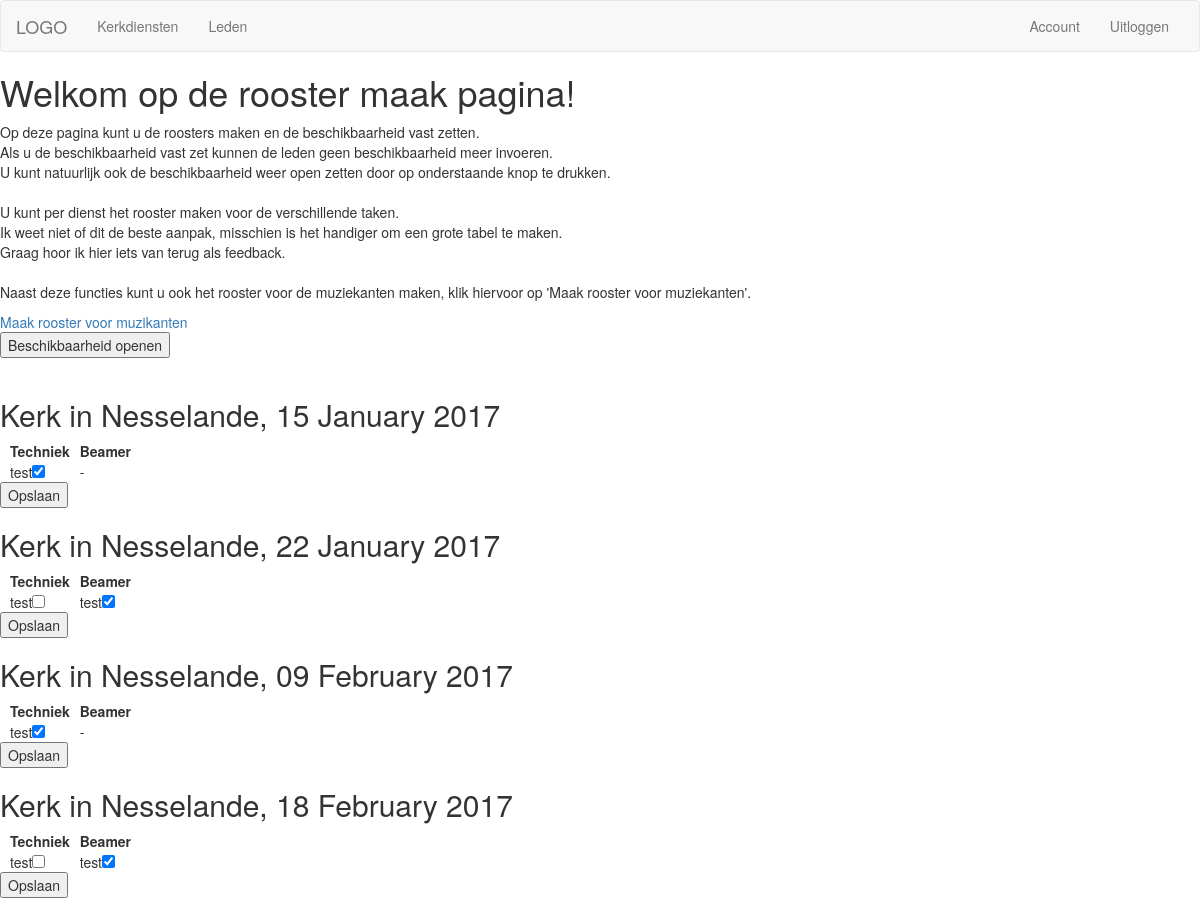
Before: /kerkdiensten/rooster/ (signed in) with the older database file.
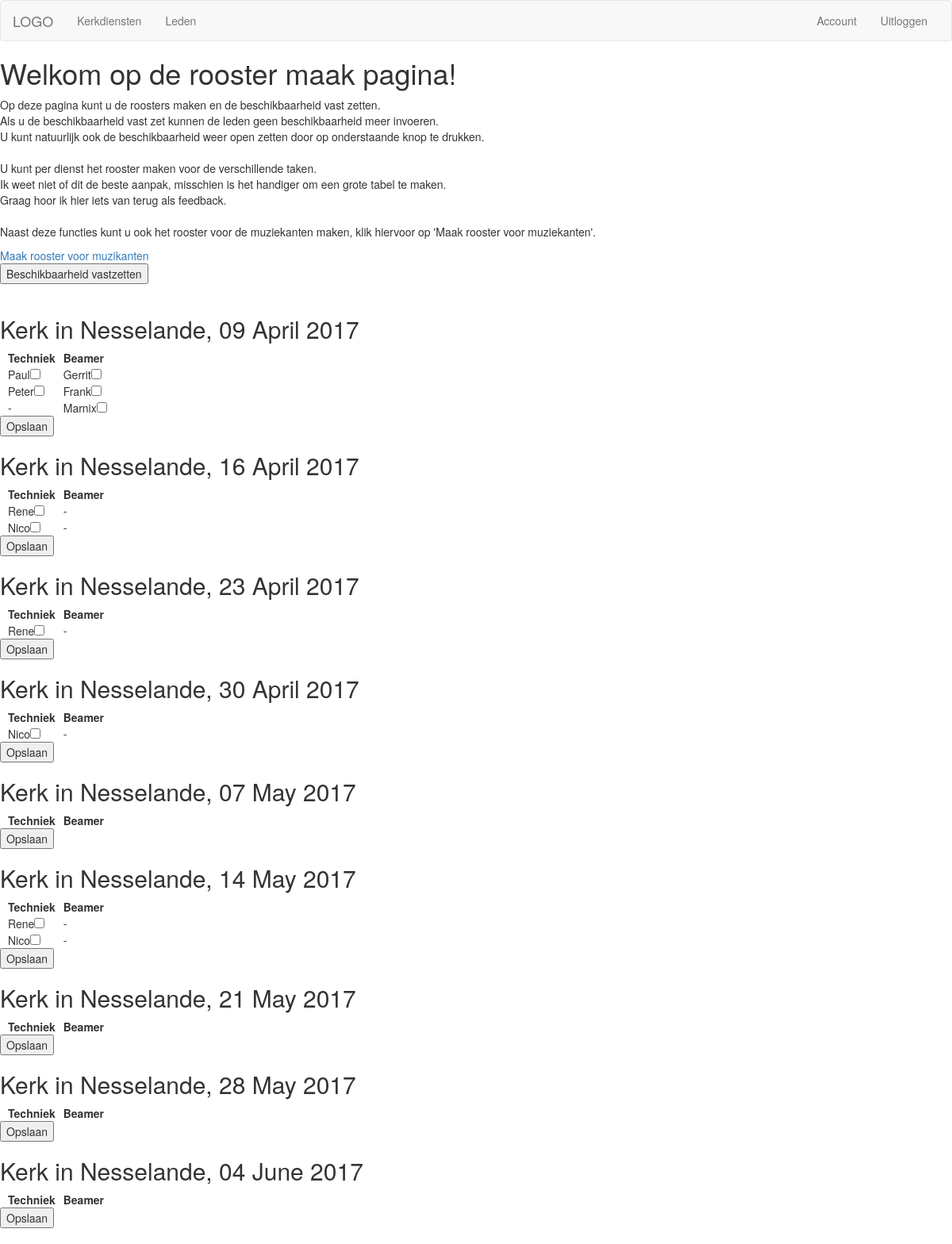
After: the same page with the newer database file.
### kerkdiensten/models.py (models this page shows, shortened)
class Rollen(models.Model):
    rollen = models.CharField(max_length=256)
    rol_id = models.CharField(max_length=64)
    beschikbaarheid = models.BooleanField(default=False)
    def __str__(self):
        return self.rollen
    class Meta:
        verbose_name_plural = 'rollen'

class Kerkdiensten(models.Model):
    kerk = models.ForeignKey('Kerken', default=None)
    start_time = models.DateField()
    soort_dienst = models.ForeignKey('DienstSoorten', default='kerkdienst')
    beschikbaar = models.ManyToManyField('UserRoll', default=None, blank=True, related_name='kerkdienst_beschikbaar')
    beschikbaarheid_open = models.BooleanField(default=True)
    ingeroosterd = models.ManyToManyField('UserRoll', default=None, blank=True, related_name='kerkdienst_ingeroosterd')
    def __str__(self):
        return self.kerk.kerk_naam + ', ' + self.start_time.strftime('%d %B %Y')
    class Meta:
        verbose_name_plural = 'kerkdiensten'

class Kerken(models.Model):
    kerk_naam = models.CharField(max_length=256)
    kerk_soort = models.CharField(max_length=256)
    class Meta:
        verbose_name_plural = 'kerken'

class UserRoll(models.Model):
    user = models.ForeignKey(User)
    rol = models.ForeignKey(Rollen)
    instrument = models.ForeignKey('Instrumenten', null=True, blank=True)
    def __str__(self):
        return self.user.username + ':' + self.rol.rollen
    class Meta:
        verbose_name_plural = 'UserRoll'

### kerkdiensten/views.py (the view)
@login_required
def rooster(request):
    user_details = User_details.objects.get(user=request.user)
    kerk_diensten = Kerkdiensten.objects.all().filter(kerk=user_details.kerk)
    rollen = Rollen.objects.all()
    rollenv2 = Rollen.objects.all().filter(beschikbaarheid=True).exclude(rollen='Muzikant')
    kerkDienst = kerk_diensten[1]
    kerkDienstBeschikbaarheid = kerkDienst.beschikbaar.all()
    def get_items(itemToGet, beschikbaarheid):
        x = []
        for beschikte in beschikbaarheid:
            if beschikte.rol == itemToGet:
                x.append(beschikte)
        y = len(x)
        return x, y
    kerkDienstDict = {}
    ingeroosterdDict = {}
    for kerkDienst in kerk_diensten:
        kerkDienstBeschikbaarheid = kerkDienst.beschikbaar.all()
        yDict = {}
        maxRows = 0
        for rol in rollenv2:
            itemsToGet, length = get_items(rol, kerkDienstBeschikbaarheid)
            if length > maxRows:
                maxRows = length
            yDict[rol] = itemsToGet
        endList = []
        for i in range(maxRows):
            endList.append([])
            for rol in rollenv2:
                try:
                    endList[i].append(yDict[rol][i])
                except:
                    endList[i].append(None)
        kerkDienstDict[kerkDienst] = endList
        ingeroosterdDict[kerkDienst] = kerkDienst.ingeroosterd.all()
    return render(request, 'kerkdiensten/rooster.html', {'user_details':user_details, 'kerk_diensten':kerk_diensten, 'rollen':rollen, 'rollenv2':rollenv2, 'kerkDienstDict':kerkDienstDict, 'ingeroosterdDict':ingeroosterdDict,})

### kerkdiensten/templatetags/gen_iter.py (called while the page is built)
@register.filter(name='dictkey')
def keyvalue(dict, key):
    return dict[key]

@register.filter(name='alleRollen')
def alleRollen(user):
    userDetails = get_object_or_404(User_details, user=user)
    return userDetails.rollen_v2.all()

### kerkdiensten/templates/kerkdiensten/rooster.html (shortened to what this page needs)
{% extends 'kerkdiensten/base_kerkdiensten.html' %}
{% load gen_iter %}
{% block body %}
<h1>Welkom op de rooster maak pagina!</h1>
<p>
    Op deze pagina kunt u de roosters maken en de beschikbaarheid vast zetten.<br />
    Als u de beschikbaarheid vast zet kunnen de leden geen beschikbaarheid meer invoeren.<br />
    U kunt natuurlijk ook de beschikbaarheid weer open zetten door op onderstaande knop te drukken.<br />
    <br />
    U kunt per dienst het rooster maken voor de verschillende taken.<br />
    Ik weet niet of dit de beste aanpak, misschien is het handiger om een grote tabel te maken.<br />
    Graag hoor ik hier iets van terug als feedback.<br />
    <br />
    Naast deze functies kunt u ook het rooster voor de muziekanten maken, klik hiervoor op 'Maak rooster voor muziekanten'.<br />
</p>
<a href="{% url 'kerkdiensten:rooster_muzikanten' %}">Maak rooster voor muzikanten</a>
<form method="post" action="{% url 'kerkdiensten:toggle_beschikbaarheid' %}">
    <input type="submit" value="{% if kerk_diensten.0.beschikbaarheid_open %}Beschikbaarheid vastzetten{% else %}Beschikbaarheid openen{% endif %}">
</form>
<br />
{% for kerkDienst in kerkDienstDict %}
<form action="{% url 'kerkdiensten:maak_rooster' %}" method="post">
    <h2>{{ kerkDienst }}</h2>
    <table>
        <tr>
            {% for rol in rollenv2 %}
            <th style="padding-left:10px;">{{ rol }}</th>
            {% endfor %}
        </tr>
        {% for row in kerkDienstDict|dictkey:kerkDienst %}
        <tr>
            {% for col in row %}
            {% if col.user %}
            <td style="padding-left:10px;">{{col.user}}{% if not col.instrument == None %}:{{ col.instrument }}{% endif %}<input type="checkbox" name="{{ kerkDienst.pk }}" value="{{ col }}" {% if col in ingeroosterdDict|dictkey:kerkDienst %} checked {% endif %}></td>
            {% else %}
            <td style="padding-left:10px;">-</td>
            {% endif %}
            {% endfor %}
        </tr>
        {% endfor %}
    </table>
    <input type="submit" value="Opslaan">
</form>
{% endfor %}
<br />
{% endblock body %}

### kerkdiensten/templates/kerkdiensten/base_kerkdiensten.html (shortened to what this page needs)
{% extends 'base.html' %}
{% load gen_iter %}
{% block navitems %}
<div class="collapse navbar-collapse">
    <ul class="nav navbar-nav">
        <li><a href="{% url 'kerkdiensten:index' %}">Kerkdiensten</a></li>
        {% for rollh in request.user|alleRollen %}
        {% if rollh.rollen == 'Beheerder' %}
        <li><a href="{% url 'kerkdiensten:leden' %}">Leden</a></li>
        {% endif %}
        {% endfor %}
    </ul>
    <ul class="nav navbar-nav navbar-right">
        <li><a href="{% url 'kerkdiensten:profile' %}">Account</a></li>
        <li><a href="{% url 'home:logout' %}">Uitloggen</a></li>
    </ul>
</div>
{% endblock navitems%}

Changed rows visible on the page:
removed Kerkdiensten: beschikbaarheid_open "Beschikbaarheid openen", kerk+start_time "Kerk in Nesselande, 15 January 2017", pk "☑", Rollen (rollen "Techniek"), Rollen (rollen "Beamer")
removed UserRoll: user "test"
removed Kerkdiensten: kerk+start_time "Kerk in Nesselande, 22 January 2017", pk "☑", Rollen (rollen "Techniek"), Rollen (rollen "Beamer")
removed UserRoll: user "test"
removed Kerkdiensten: kerk+start_time "Kerk in Nesselande, 09 February 2017", pk "☑", Rollen (rollen "Techniek"), Rollen (rollen "Beamer")
removed Kerkdiensten: kerk+start_time "Kerk in Nesselande, 18 February 2017", pk "☑", Rollen (rollen "Techniek"), Rollen (rollen "Beamer")
added Kerkdiensten: beschikbaarheid_open "Beschikbaarheid vastzetten", kerk+start_time "Kerk in Nesselande, 09 April 2017", Rollen (rollen "Techniek"), Rollen (rollen "Beamer")
added UserRoll: user "Paul"
added UserRoll: user "Gerrit"
added UserRoll: user "Peter"
added UserRoll: user "Frank"
added UserRoll: user "Marnix"
added Kerkdiensten: kerk+start_time "Kerk in Nesselande, 16 April 2017", Rollen (rollen "Techniek"), Rollen (rollen "Beamer")
added UserRoll: user "Rene"
added UserRoll: user "Nico"
added Kerkdiensten: kerk+start_time "Kerk in Nesselande, 23 April 2017", Rollen (rollen "Techniek"), Rollen (rollen "Beamer")
added Kerkdiensten: kerk+start_time "Kerk in Nesselande, 30 April 2017", Rollen (rollen "Techniek"), Rollen (rollen "Beamer")
added Kerkdiensten: kerk+start_time "Kerk in Nesselande, 07 May 2017", Rollen (rollen "Techniek"), Rollen (rollen "Beamer")
added Kerkdiensten: kerk+start_time "Kerk in Nesselande, 14 May 2017", Rollen (rollen "Techniek"), Rollen (rollen "Beamer")
added Kerkdiensten: kerk+start_time "Kerk in Nesselande, 21 May 2017", Rollen (rollen "Techniek"), Rollen (rollen "Beamer")
added Kerkdiensten: kerk+start_time "Kerk in Nesselande, 28 May 2017", Rollen (rollen "Techniek"), Rollen (rollen "Beamer")
added Kerkdiensten: kerk+start_time "Kerk in Nesselande, 04 June 2017", Rollen (rollen "Techniek"), Rollen (rollen "Beamer")
